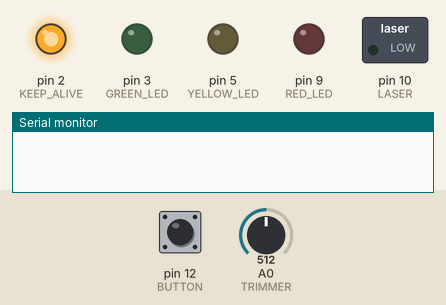
A sketch run on a simulated Arduino Uno, built with avr-gcc and run on an emulated ATmega328P. On the bench: switched loads named in the sketch (green lamp = pin HIGH), output pins drawn as LEDs (lit = HIGH), the last lines printed to the serial monitor. The inputs (shaded band) are chosen by the test bench; at power-on: pin 12 (BUTTON) LOW, A0 (TRIMMER) = 512.

Above: at 1.2 s.
1.3 s: pin 12 (BUTTON) pulled HIGH for 0.15 s
At 1.9 s:
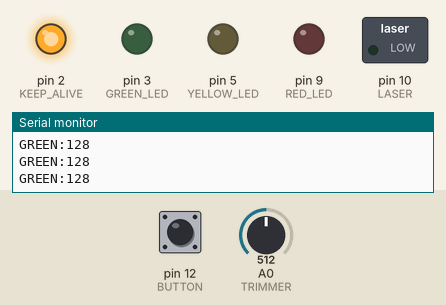
2.9 s: pin 12 (BUTTON) pulled HIGH for 3.2 s
At 3.4 s:
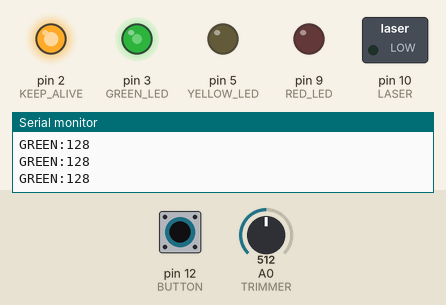
At 5.4 s:
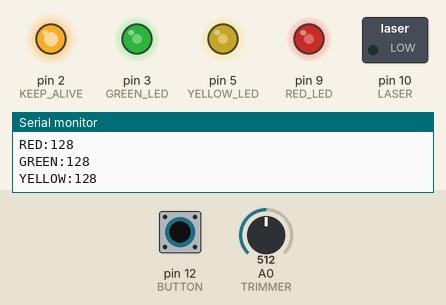
Timing chart, 0 to 7.6 s (numbered marks = the images above; inputs shaded):
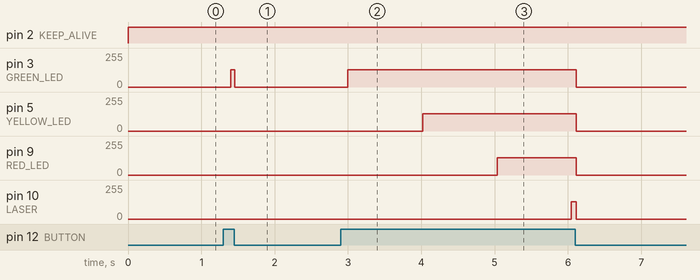

Measured:
- after the input at 1.3 s, pin 3 (GREEN_LED): 0/255 → 128/255 after 0.10 s, → 0/255 0.06 s later
- after the input at 2.9 s, pin 3 (GREEN_LED): 0/255 → 128/255 after 0.10 s, → 0/255 3.1 s later; pin 5 (YELLOW_LED): 0/255 → 128/255 after 1.1 s, → 0/255 2.1 s later; pin 9 (RED_LED): 0/255 → 128/255 after 2.1 s, → 0/255 1.1 s later; pin 10 (LASER): 0/255 → 128/255 after 3.1 s, → 0/255 0.07 s later

The sketch:

zaino_protonico.ino
```cpp
#define KEEP_ALIVE 2
#define GREEN_LED 3
#define YELLOW_LED 5
#define RED_LED 9
#define LASER 10

#define BUTTON 12
#define TRIMMER A0

int buttonState = 0;
int currentButtonState = 0;

unsigned long startMillis = 0;

long interval_1 = 100;
long interval_2 = 1100;
long interval_3 = 2100;
long interval_4 = 3100;
int power = 150;
int value = 0;

void setup() {
  pinMode(KEEP_ALIVE, OUTPUT);
  pinMode(GREEN_LED, OUTPUT);
  pinMode(YELLOW_LED, OUTPUT);
  pinMode(RED_LED, OUTPUT);
  pinMode(LASER, OUTPUT);

  pinMode(BUTTON, INPUT);
  Serial.begin(9600);
}

void loop() {

  unsigned long currentMillis = millis();
  unsigned long delta = currentMillis - startMillis;

  currentButtonState = digitalRead(BUTTON);

  // Serial.print("button: ");
  // Serial.println(currentButtonState);

  digitalWrite(KEEP_ALIVE, HIGH);

  if(currentButtonState != buttonState) {
    buttonState = currentButtonState;
    startMillis = millis();
  }

  power = analogRead(TRIMMER) / 4;

  // Serial.print("power: ");
  // Serial.println(power);

  // Interval 1 -> LED VERDE
  if(delta >= interval_1 && buttonState == 1){
    analogWrite(GREEN_LED, power);
    Serial.print("GREEN:");
    Serial.println(power);
  } else {
    digitalWrite(GREEN_LED, LOW);
  }

  // Interval 2 -> LED GIALLO
  if(delta >= interval_2 && buttonState == 1){
    analogWrite(YELLOW_LED, power);
    Serial.print("YELLOW:");
    Serial.println(power);
  } else {
    digitalWrite(YELLOW_LED, LOW);
  }

  // Interval 3 -> LED ROSSO
  if(delta >= interval_3 && buttonState == 1){
    analogWrite(RED_LED, power);
    Serial.print("RED:");
    Serial.println(power);
  } else {
    digitalWrite(RED_LED, LOW);
  }

  // Interval 4 -> LASER
  if(delta >= interval_4 && buttonState == 1){
    analogWrite(LASER, power);
  } else {
    digitalWrite(LASER, LOW);
  }

}  
```
